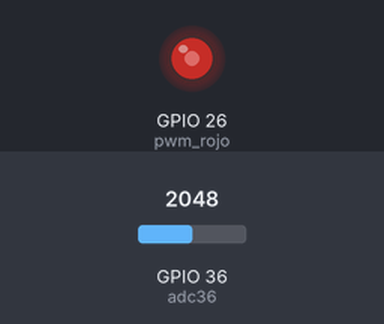
Simulated run of this program. Board: ESP32 board running MicroPython. Parts: output pins drawn as LEDs (lit = HIGH). The inputs (shaded band) are chosen by the test bench; at power-on: GPIO 36 (adc36) = 2048 (analog values on the 0–4095 scale). What the program prints to the serial console is not drawn.

Above: at 1.2 s.
1.3 s: GPIO 36 (adc36) set to 491
At 2.1 s:
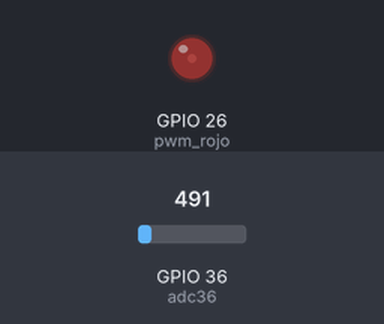
2.8 s: GPIO 36 (adc36) set to 107
At 3.4 s:
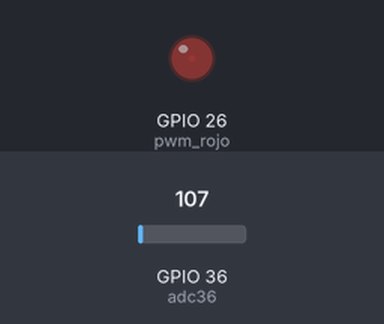
4.3 s: GPIO 36 (adc36) set to 91
At 4.7 s:
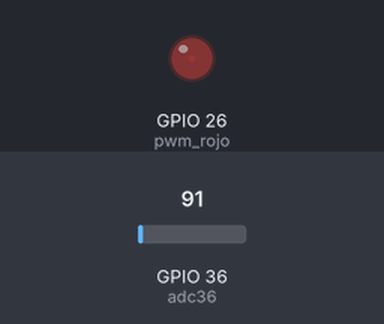
7.3 s: GPIO 36 (adc36) set to 0
At 8.5 s:
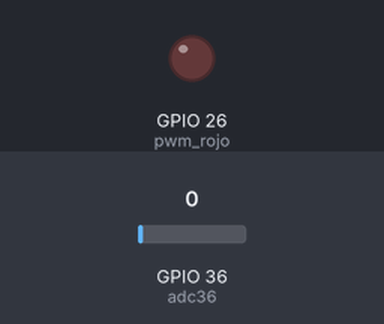
8.8 s: GPIO 36 (adc36) set to 2866
At 9.8 s:
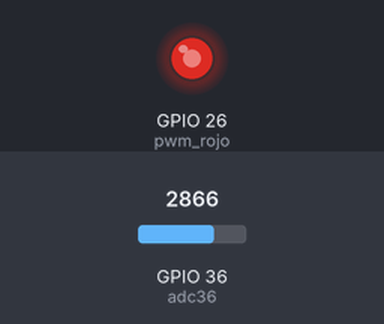
10.3 s: GPIO 36 (adc36) set to 3603
At 11.0 s:
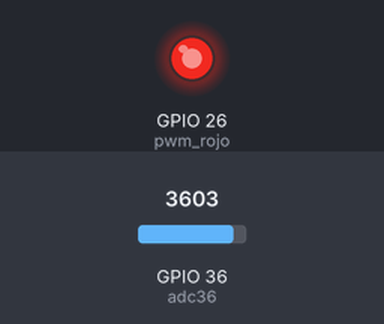
Timing chart, 0 to 12.8 s (numbered marks = the images above; inputs shaded):
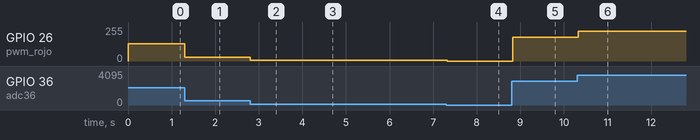

The program:

4.3.2.Brillo_led_potenciometro.py
```python
import machine
import time

v = 0.2

adc36 = machine.ADC(machine.Pin(36))

adc36.atten(machine.ADC.ATTN_11DB) # 0 - 3v

pwm_rojo=machine.PWM(machine.Pin(26))

while True:
    valor_pot = adc36.read()
    brillo = valor_pot//4 # o int(valor_pot/4)
    print(valor_pot,' > ',brillo, end='  \r')
    pwm_rojo.duty(brillo)
    time.sleep_ms(100)
```

Measured:
- after the input at 1.3 s, GPIO 26 (pwm_rojo): 128/255 → 30/255 at once
- after the input at 2.8 s, GPIO 26 (pwm_rojo): 30/255 → 6/255 at once
- after the input at 4.3 s, GPIO 26 (pwm_rojo): 6/255 → 5/255 at once
- after the input at 7.3 s, GPIO 26 (pwm_rojo): 5/255 → 0/255 at once
- after the input at 8.8 s, GPIO 26 (pwm_rojo): 0/255 → 178/255 at once
- after the input at 10.3 s, GPIO 26 (pwm_rojo): 178/255 → 224/255 at once
